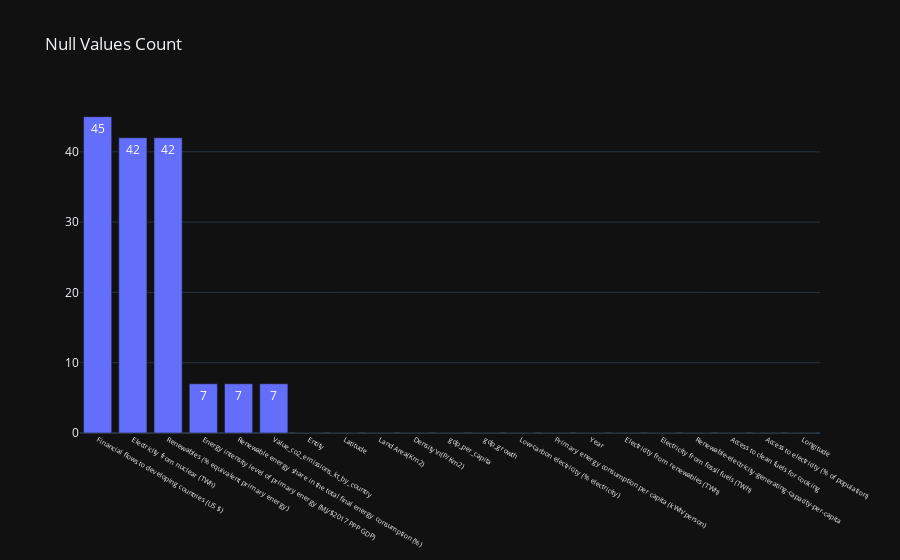

This figure's notebook cell:
### Code cell
fig_null_data_sea = go.Figure()
fig_null_data_sea.add_trace(go.Bar(
    x = sea_null.index,
    y = sea_null['Null Values'],
    text = sea_null['Null Values'],
    textposition = 'auto'
    
))
fig_null_data_sea.update_layout(
    title = 'Null Values Count',
    xaxis_tickfont_size = 7,
    template = 'plotly_dark',
)

### Figure 1 — Plotly figure (JSON) as saved in the notebook; plotly's stock layout.template omitted (floating-point values rounded to 4 significant figures)
{"data": [{"text": [45, 42, 42, 7, 7, 7, 0, 0, 0, 0, 0, 0, 0, 0, 0, 0, 0, 0, 0, 0, 0], "textposition": "auto", "type": "bar", "x": ["Financial flows to developing countries (US $)", "Electricity from nuclear (TWh)", "Renewables (% equivalent primary energy)", "Energy intensity level of primary energy (MJ/$2017 PPP GDP)", "Renewable energy share in the total final energy consumption (%)", "Value_co2_emissions_kt_by_country", "Entity", "Latitude", "Land Area(Km2)", "Density\\n(P/Km2)", "gdp_per_capita", "gdp_growth", "Low-carbon electricity (% electricity)", "Primary energy consumption per capita (kWh/person)", "Year", "Electricity from renewables (TWh)", "Electricity from fossil fuels (TWh)", "Renewable-electricity-generating-capacity-per-capita", "Access to clean fuels for cooking", "Access to electricity (% of population)", "Longitude"], "y": [45, 42, 42, 7, 7, 7, 0, 0, 0, 0, 0, 0, 0, 0, 0, 0, 0, 0, 0, 0, 0]}], "layout": {"title": {"text": "Null Values Count"}, "xaxis": {"tickfont": {"size": 7}}}}
